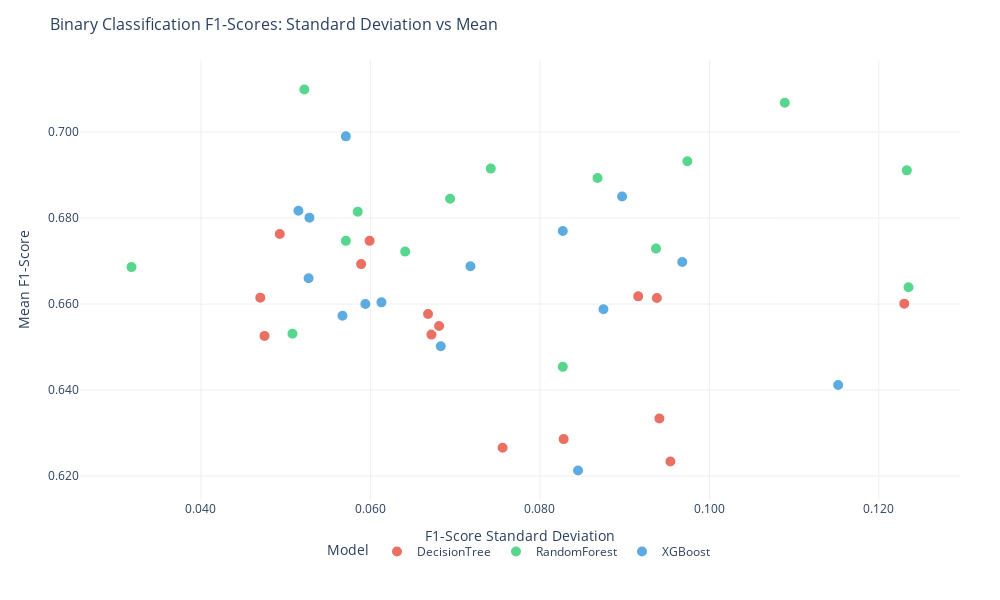

The code cell stored with this chart in its notebook:
### Markdown cell above
Smotetomek

### Code cell
import pandas as pd
import plotly.graph_objects as go
import plotly.express as px
from plotly.subplots import make_subplots
import numpy as np

# Create the dataset
data = [
    # DecisionTree
    {'condition': '1s_no', 'model': 'DecisionTree', 'mean': 0.6234, 'std': 0.0954, 'window_size': '1s', 'overlap': 'no'},
    {'condition': '1s_0.5', 'model': 'DecisionTree', 'mean': 0.6266, 'std': 0.0756, 'window_size': '1s', 'overlap': '50%'},
    {'condition': '1s_0.8', 'model': 'DecisionTree', 'mean': 0.6526, 'std': 0.0475, 'window_size': '1s', 'overlap': '80%'},
    {'condition': '2s_no', 'model': 'DecisionTree', 'mean': 0.6529, 'std': 0.0672, 'window_size': '2s', 'overlap': 'no'},
    {'condition': '2s_0.5', 'model': 'DecisionTree', 'mean': 0.6577, 'std': 0.0668, 'window_size': '2s', 'overlap': '50%'},
    {'condition': '2s_0.8', 'model': 'DecisionTree', 'mean': 0.6693, 'std': 0.0589, 'window_size': '2s', 'overlap': '80%'},
    {'condition': '3s_no', 'model': 'DecisionTree', 'mean': 0.6286, 'std': 0.0828, 'window_size': '3s', 'overlap': 'no'},
    {'condition': '3s_0.5', 'model': 'DecisionTree', 'mean': 0.6614, 'std': 0.0938, 'window_size': '3s', 'overlap': '50%'},
    {'condition': '3s_0.8', 'model': 'DecisionTree', 'mean': 0.6763, 'std': 0.0493, 'window_size': '3s', 'overlap': '80%'},
    {'condition': '4s_no', 'model': 'DecisionTree', 'mean': 0.6747, 'std': 0.0599, 'window_size': '4s', 'overlap': 'no'},
    {'condition': '4s_0.5', 'model': 'DecisionTree', 'mean': 0.6334, 'std': 0.0941, 'window_size': '4s', 'overlap': '50%'},
    {'condition': '4s_0.8', 'model': 'DecisionTree', 'mean': 0.6615, 'std': 0.047, 'window_size': '4s', 'overlap': '80%'},
    {'condition': '5s_no', 'model': 'DecisionTree', 'mean': 0.6549, 'std': 0.0681, 'window_size': '5s', 'overlap': 'no'},
    {'condition': '5s_0.5', 'model': 'DecisionTree', 'mean': 0.6618, 'std': 0.0916, 'window_size': '5s', 'overlap': '50%'},
    {'condition': '5s_0.8', 'model': 'DecisionTree', 'mean': 0.6601, 'std': 0.123, 'window_size': '5s', 'overlap': '80%'},
    
    # RandomForest
    {'condition': '1s_no', 'model': 'RandomForest', 'mean': 0.6454, 'std': 0.0827, 'window_size': '1s', 'overlap': 'no'},
    {'condition': '1s_0.5', 'model': 'RandomForest', 'mean': 0.6747, 'std': 0.0571, 'window_size': '1s', 'overlap': '50%'},
    {'condition': '1s_0.8', 'model': 'RandomForest', 'mean': 0.6722, 'std': 0.0641, 'window_size': '1s', 'overlap': '80%'},
    {'condition': '2s_no', 'model': 'RandomForest', 'mean': 0.6531, 'std': 0.0508, 'window_size': '2s', 'overlap': 'no'},
    {'condition': '2s_0.5', 'model': 'RandomForest', 'mean': 0.6845, 'std': 0.0694, 'window_size': '2s', 'overlap': '50%'},
    {'condition': '2s_0.8', 'model': 'RandomForest', 'mean': 0.6729, 'std': 0.0937, 'window_size': '2s', 'overlap': '80%'},
    {'condition': '3s_no', 'model': 'RandomForest', 'mean': 0.6932, 'std': 0.0974, 'window_size': '3s', 'overlap': 'no'},
    {'condition': '3s_0.5', 'model': 'RandomForest', 'mean': 0.6893, 'std': 0.0868, 'window_size': '3s', 'overlap': '50%'},
    {'condition': '3s_0.8', 'model': 'RandomForest', 'mean': 0.6915, 'std': 0.0742, 'window_size': '3s', 'overlap': '80%'},
    {'condition': '4s_no', 'model': 'RandomForest', 'mean': 0.6686, 'std': 0.0318, 'window_size': '4s', 'overlap': 'no'},
    {'condition': '4s_0.5', 'model': 'RandomForest', 'mean': 0.6639, 'std': 0.1235, 'window_size': '4s', 'overlap': '50%'},
    {'condition': '4s_0.8', 'model': 'RandomForest', 'mean': 0.7099, 'std': 0.0522, 'window_size': '4s', 'overlap': '80%'},
    {'condition': '5s_no', 'model': 'RandomForest', 'mean': 0.6815, 'std': 0.0585, 'window_size': '5s', 'overlap': 'no'},
    {'condition': '5s_0.5', 'model': 'RandomForest', 'mean': 0.6911, 'std': 0.1233, 'window_size': '5s', 'overlap': '50%'},
    {'condition': '5s_0.8', 'model': 'RandomForest', 'mean': 0.7068, 'std': 0.1089, 'window_size': '5s', 'overlap': '80%'},
    
    # XGBoost
    {'condition': '1s_no', 'model': 'XGBoost', 'mean': 0.6213, 'std': 0.0845, 'window_size': '1s', 'overlap': 'no'},
    {'condition': '1s_0.5', 'model': 'XGBoost', 'mean': 0.66, 'std': 0.0594, 'window_size': '1s', 'overlap': '50%'},
    {'condition': '1s_0.8', 'model': 'XGBoost', 'mean': 0.6573, 'std': 0.0567, 'window_size': '1s', 'overlap': '80%'},
    {'condition': '2s_no', 'model': 'XGBoost', 'mean': 0.6502, 'std': 0.0683, 'window_size': '2s', 'overlap': 'no'},
    {'condition': '2s_0.5', 'model': 'XGBoost', 'mean': 0.6588, 'std': 0.0875, 'window_size': '2s', 'overlap': '50%'},
    {'condition': '2s_0.8', 'model': 'XGBoost', 'mean': 0.6604, 'std': 0.0613, 'window_size': '2s', 'overlap': '80%'},
    {'condition': '3s_no', 'model': 'XGBoost', 'mean': 0.677, 'std': 0.0827, 'window_size': '3s', 'overlap': 'no'},
    {'condition': '3s_0.5', 'model': 'XGBoost', 'mean': 0.6698, 'std': 0.0968, 'window_size': '3s', 'overlap': '50%'},
    {'condition': '3s_0.8', 'model': 'XGBoost', 'mean': 0.6817, 'std': 0.0515, 'window_size': '3s', 'overlap': '80%'},
    {'condition': '4s_no', 'model': 'XGBoost', 'mean': 0.666, 'std': 0.0527, 'window_size': '4s', 'overlap': 'no'},
    {'condition': '4s_0.5', 'model': 'XGBoost', 'mean': 0.6412, 'std': 0.1152, 'window_size': '4s', 'overlap': '50%'},
    {'condition': '4s_0.8', 'model': 'XGBoost', 'mean': 0.699, 'std': 0.0571, 'window_size': '4s', 'overlap': '80%'},
    {'condition': '5s_no', 'model': 'XGBoost', 'mean': 0.6688, 'std': 0.0718, 'window_size': '5s', 'overlap': 'no'},
    {'condition': '5s_0.5', 'model': 'XGBoost', 'mean': 0.685, 'std': 0.0897, 'window_size': '5s', 'overlap': '50%'},
    {'condition': '5s_0.8', 'model': 'XGBoost', 'mean': 0.6801, 'std': 0.0528, 'window_size': '5s', 'overlap': '80%'}
]

# Create DataFrame
df = pd.DataFrame(data)

# Add performance score
df['performance_score'] = df['mean'] - df['std']

# Define colors for each model
model_colors = {
    'DecisionTree': '#e74c3c',
    'RandomForest': '#2ecc71', 
    'XGBoost': '#3498db'
}

# Create the main scatter plot
fig = px.scatter(
    df, 
    x='std', 
    y='mean',
    color='model',
    hover_data=['condition', 'window_size', 'overlap'],
    color_discrete_map=model_colors,
    title='Binary Classification F1-Scores: Standard Deviation vs Mean',
    labels={
        'std': 'F1-Score Standard Deviation',
        'mean': 'Mean F1-Score',
        'model': 'Model'
    }
)

# Update traces for better styling
fig.update_traces(
    marker=dict(size=12, opacity=0.8, line=dict(width=2, color='white')),
    hovertemplate='<b>%{fullData.name}</b><br>' +
                  'Condition: %{customdata[0]}<br>' +
                #   'Window: %{customdata[1]}<br>' +
                #   'Overlap: %{customdata[2]}<br>' +
                  'F1-Score: %{y:.4f}<br>' +
                  'Std Dev: %{x:.4f}<extra></extra>'
)


# Update layout
fig.update_layout(
    width=1000,
    height=600,
    plot_bgcolor='white',
    paper_bgcolor='white',
    font=dict(size=12),
    title_font_size=16,
    legend=dict(
        orientation="h",
        yanchor="bottom",
        y=-0.15,
        xanchor="center",
        x=0.5
    ),
    margin=dict(t=60, b=100, l=80, r=40)
)

# Update axes
fig.update_xaxes(
    gridcolor='#ecf0f1',
    tickformat='.3f',
    title_font_size=14
)
fig.update_yaxes(
    gridcolor='#ecf0f1', 
    tickformat='.3f',
    title_font_size=14
)

# Show the plot
fig.show()

# Print best performers summary
print("🏆 BEST PERFORMERS BY MODEL:")
print("=" * 50)

for model in df['model'].unique():
    model_data = df[df['model'] == model]
    best_performer = model_data.loc[model_data['performance_score'].idxmax()]
    
    overlap_text = {
        'no': 'No Overlap',
        '50%': '50% Overlap', 
        '80%': '80% Overlap'
    }[best_performer['overlap']]
    
    print(f"\n{model}:")
    print(f"  Best Configuration: {best_performer['condition']}")
    print(f"  Window: {best_performer['window_size']}, {overlap_text}")
    print(f"  F1-Score: {best_performer['mean']:.4f}")
    print(f"  Std Dev: {best_performer['std']:.4f}")
    print(f"  Performance Score: {best_performer['performance_score']:.4f}")

# Additional analysis functions
def filter_by_model(model_name):
    """Filter data by specific model"""
    return df[df['model'] == model_name]

def filter_by_overlap(overlap_type):
    """Filter data by overlap type ('no', '50%', '80%')"""
    return df[df['overlap'] == overlap_type]

def filter_by_window_size(window_size):
    """Filter data by window size ('1s', '2s', '3s', '4s', '5s')"""
    return df[df['window_size'] == window_size]

def get_top_performers(n=5):
    """Get top N performers by performance score"""
    return df.nlargest(n, 'performance_score')[['model', 'condition', 'mean', 'std', 'performance_score']]

# Example usage of analysis functions:
print(f"\n🎯 TOP 5 OVERALL PERFORMERS:")
print("=" * 50)
top_5 = get_top_performers(5)
for idx, row in top_5.iterrows():
    print(f"{top_5.index.get_loc(idx) + 1}. {row['model']} - {row['condition']}: "
          f"F1={row['mean']:.4f}, Std={row['std']:.4f}, Score={row['performance_score']:.4f}")

# Export functionality
print(f"\n📸 TO EXPORT THE PLOT:")
print("- Use fig.write_image('f1_scores.png') for PNG")
print("- Use fig.write_image('f1_scores.pdf') for PDF") 
print("- Use fig.write_html('f1_scores.html') for interactive HTML")
print("- Or use the camera icon in the plot toolbar when displayed")

### Figure 1 — Plotly figure (JSON) as saved in the notebook; plotly's stock layout.template omitted (floating-point values rounded to 4 significant figures)
{"data": [{"customdata": [["1s_no", "1s", "no"], ["1s_0.5", "1s", "50%"], ["1s_0.8", "1s", "80%"], ["2s_no", "2s", "no"], ["2s_0.5", "2s", "50%"], ["2s_0.8", "2s", "80%"], ["3s_no", "3s", "no"], ["3s_0.5", "3s", "50%"], ["3s_0.8", "3s", "80%"], ["4s_no", "4s", "no"], ["4s_0.5", "4s", "50%"], ["4s_0.8", "4s", "80%"], ["5s_no", "5s", "no"], ["5s_0.5", "5s", "50%"], ["5s_0.8", "5s", "80%"]], "hovertemplate": "<b>%{fullData.name}</b><br>Condition: %{customdata[0]}<br>F1-Score: %{y:.4f}<br>Std Dev: %{x:.4f}<extra></extra>", "legendgroup": "DecisionTree", "marker": {"color": "#e74c3c", "line": {"color": "white", "width": 2}, "opacity": 0.8, "size": 12, "symbol": "circle"}, "mode": "markers", "name": "DecisionTree", "orientation": "v", "showlegend": true, "type": "scatter", "x": [0.0954, 0.0756, 0.0475, 0.0672, 0.0668, 0.0589, 0.0828, 0.0938, 0.0493, 0.0599, 0.0941, 0.047, 0.0681, 0.0916, 0.123], "xaxis": "x", "y": [0.6234, 0.6266, 0.6526, 0.6529, 0.6577, 0.6693, 0.6286, 0.6614, 0.6763, 0.6747, 0.6334, 0.6615, 0.6549, 0.6618, 0.6601], "yaxis": "y"}, {"customdata": [["1s_no", "1s", "no"], ["1s_0.5", "1s", "50%"], ["1s_0.8", "1s", "80%"], ["2s_no", "2s", "no"], ["2s_0.5", "2s", "50%"], ["2s_0.8", "2s", "80%"], ["3s_no", "3s", "no"], ["3s_0.5", "3s", "50%"], ["3s_0.8", "3s", "80%"], ["4s_no", "4s", "no"], ["4s_0.5", "4s", "50%"], ["4s_0.8", "4s", "80%"], ["5s_no", "5s", "no"], ["5s_0.5", "5s", "50%"], ["5s_0.8", "5s", "80%"]], "hovertemplate": "<b>%{fullData.name}</b><br>Condition: %{customdata[0]}<br>F1-Score: %{y:.4f}<br>Std Dev: %{x:.4f}<extra></extra>", "legendgroup": "RandomForest", "marker": {"color": "#2ecc71", "line": {"color": "white", "width": 2}, "opacity": 0.8, "size": 12, "symbol": "circle"}, "mode": "markers", "name": "RandomForest", "orientation": "v", "showlegend": true, "type": "scatter", "x": [0.0827, 0.0571, 0.0641, 0.0508, 0.0694, 0.0937, 0.0974, 0.0868, 0.0742, 0.0318, 0.1235, 0.0522, 0.0585, 0.1233, 0.1089], "xaxis": "x", "y": [0.6454, 0.6747, 0.6722, 0.6531, 0.6845, 0.6729, 0.6932, 0.6893, 0.6915, 0.6686, 0.6639, 0.7099, 0.6815, 0.6911, 0.7068], "yaxis": "y"}, {"customdata": [["1s_no", "1s", "no"], ["1s_0.5", "1s", "50%"], ["1s_0.8", "1s", "80%"], ["2s_no", "2s", "no"], ["2s_0.5", "2s", "50%"], ["2s_0.8", "2s", "80%"], ["3s_no", "3s", "no"], ["3s_0.5", "3s", "50%"], ["3s_0.8", "3s", "80%"], ["4s_no", "4s", "no"], ["4s_0.5", "4s", "50%"], ["4s_0.8", "4s", "80%"], ["5s_no", "5s", "no"], ["5s_0.5", "5s", "50%"], ["5s_0.8", "5s", "80%"]], "hovertemplate": "<b>%{fullData.name}</b><br>Condition: %{customdata[0]}<br>F1-Score: %{y:.4f}<br>Std Dev: %{x:.4f}<extra></extra>", "legendgroup": "XGBoost", "marker": {"color": "#3498db", "line": {"color": "white", "width": 2}, "opacity": 0.8, "size": 12, "symbol": "circle"}, "mode": "markers", "name": "XGBoost", "orientation": "v", "showlegend": true, "type": "scatter", "x": [0.0845, 0.0594, 0.0567, 0.0683, 0.0875, 0.0613, 0.0827, 0.0968, 0.0515, 0.0527, 0.1152, 0.0571, 0.0718, 0.0897, 0.0528], "xaxis": "x", "y": [0.6213, 0.66, 0.6573, 0.6502, 0.6588, 0.6604, 0.677, 0.6698, 0.6817, 0.666, 0.6412, 0.699, 0.6688, 0.685, 0.6801], "yaxis": "y"}], "layout": {"font": {"size": 12}, "height": 600, "legend": {"orientation": "h", "title": {"text": "Model"}, "tracegroupgap": 0, "x": 0.5, "xanchor": "center", "y": -0.15, "yanchor": "bottom"}, "margin": {"b": 100, "l": 80, "r": 40, "t": 60}, "paper_bgcolor": "white", "plot_bgcolor": "white", "title": {"font": {"size": 16}, "text": "Binary Classification F1-Scores: Standard Deviation vs Mean"}, "width": 1000, "xaxis": {"anchor": "y", "domain": [0, 1], "gridcolor": "#ecf0f1", "tickformat": ".3f", "title": {"font": {"size": 14}, "text": "F1-Score Standard Deviation"}}, "yaxis": {"anchor": "x", "domain": [0, 1], "gridcolor": "#ecf0f1", "tickformat": ".3f", "title": {"font": {"size": 14}, "text": "Mean F1-Score"}}}}
